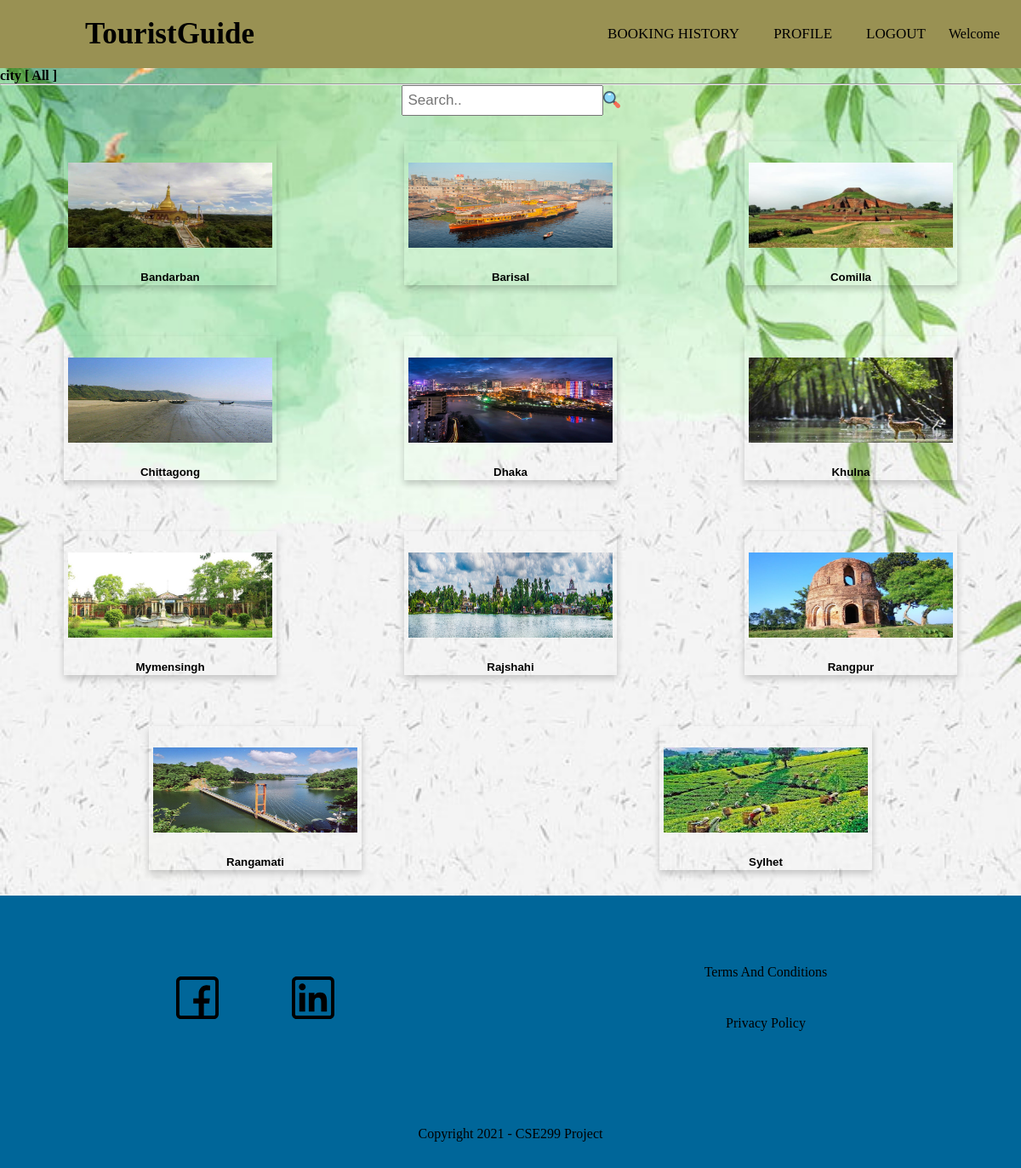
Screenshot of /tourist_dashboard.php with the database file from the repository.
### tables this page shows
CREATE TABLE `city` (
  `city_id` varchar(3) NOT NULL,
  `city_name` varchar(10) NOT NULL,
  `city_image` varchar(1000) DEFAULT NULL
);

### tourist_dashboard.php (the view, shortened to what this page needs)
<!DOCTYPE html>
<html lang="en" dir="ltr">
  <head>
    <link rel="stylesheet" href="dashboard.css">
  </head>
  <body>
    <nav>
      <li class="active">
      <div class="sub-menu-1">
           <ul>
               <li><a href="booking_history.php">Booking History</a></li>
               <li><a href="tourist_profile.php">profile</a></li>
               <li><a href="logout.php">Logout</a></li>
               <li><p><?php
                             echo "Welcome " .$_SESSION["emailID"];
                      ?>
                   </p></li>
           </ul>
       </div>
      <label class="logo">TouristGuide</label>
    </nav>
<?php
  include 'connections.php';
  $search_city = "*";
  if ($_SERVER["REQUEST_METHOD"] == "POST") {
    $search_city = mysqli_real_escape_string($conn,$_POST['search_text']);
    $city_query = 'SELECT * FROM city WHERE (city_name LIKE "%'.$search_city.
    '%") ';
    $city_result = mysqli_query($conn, $city_query);
  }
  else {
    $city_query = 'SELECT * FROM city';
    $city_result = mysqli_query($conn, $city_query);
  }
 ?>
<html>
   <head>
   </head>
   <body onload="myFunction()" style="margin:0">
     <div class="wrapper" style="min-height: 100vh">
       <div>
         <h4 class="subtitle">city [ <?php
                   if ($search_city == "*" || $search_city == "") {
                     echo "All ]";
                   }else {
                     echo $search_city . ' ]';
                   }
                 ?></h4><hr class="divider">
       </div>
       <form class="topnav" action="" method="post">
         <div class="search-box">
           <input type="text" placeholder="Search.." name="search_text">
           <button type="submit" style="border: 0; background: transparent; cursor: pointer">
             <img src="images/search.svg" width="20px" height="20px" alt="submit" />
           </button>
         </div>
       </form>
       <div class="feature-package  animate-bottom" id="myDiv" style="display: none">
         <?php
         if (mysqli_num_rows($city_result) > 0 ) {
           while ($row1 = mysqli_fetch_assoc($city_result)) {
             echo '<div class="card">
                  <a href="hotel_package.php?id='.$row1['city_id'].'" style="text-decoration: none">
                 <div class="card-image"><img src="images/'.$row1['city_image'].'" height="120" width="240"></div>
                 <div class="container">
                   <h5><b>'.$row1['city_name'].'</b></h5>
                 </div></a>
                 </div>';
           }
         }
         else {
           echo '<h4>No Results Found</h4>';
         }
        ?>
       </div>
     </div>
   </body>
</html>
<?php include 'footer.php'; ?>

### dashboard.css (style rules this page uses)
* { padding: 0; margin: 0; text-decoration: none; list-style: none; box-sizing: border-box; }
body { background-image: url("images/back3.jpg"); background-repeat: no-repeat; background-attachment: scroll; background-size: cover; height: calc(100vh-80px); min-height: 740px; font-family: montserrat; }
nav { background: #999153; height: 80px; width: 100%; }
label.logo { color: black; font-size: 35px; line-height: 80px; padding: 0 100px; font-weight: bold; }
nav ul { float: right; margin-right: 20px; }
nav ul li { display: inline-block; line-height: 80px; margin: 0 5px; }
nav ul li a { color: black; font-size: 17px; padding: 7px 13px; border-radius: 3px; text-transform: uppercase; }
.card { box-shadow: 0 4px 8px 0 rgba(0, 0, 0, 0.2); max-width: 300px; margin: auto; text-align: center; font-family: arial; }

### tourist_dashboard.php (style rules this page uses)
.search-box { display: flex; justify-content: center; align-items: center; }
.topnav input[type=text] { padding: 6px; font-size: 17px; }
.card { box-shadow: 0 4px 8px 0 rgba(0,0,0,0.2); max-width: 250px; }
.container { padding: 2px 16px; }
.feature-package { display: flex; flex-wrap: wrap; justify-content: space-around; align-items: center; }
.card { flex: 1 1 30%; min-width: 10%; max-height: 250px; margin: 30px 40px; display: block; }
.card .container h5, h6 { text-align: center; color: grey; }
.card .container h5 { color: black; }
.card .card-image { display: flex; justify-content: center; align-items: center; min-height: 150px; }
.card .card-image img { max-height: 100px; }
.card .container { max-height: 100px; }

### rows the page displays
city: city_image (picture), city_name "Bandarban"
city: city_image (picture), city_name "Barisal"
city: city_image (picture), city_name "Comilla"
city: city_image (picture), city_name "Chittagong"
city: city_image (picture), city_name "Dhaka"
city: city_image (picture), city_name "Khulna"
city: city_image (picture), city_name "Mymensingh"
city: city_image (picture), city_name "Rajshahi"
city: city_image (picture), city_name "Rangpur"
city: city_image (picture), city_name "Rangamati"
city: city_image (picture), city_name "Sylhet"
